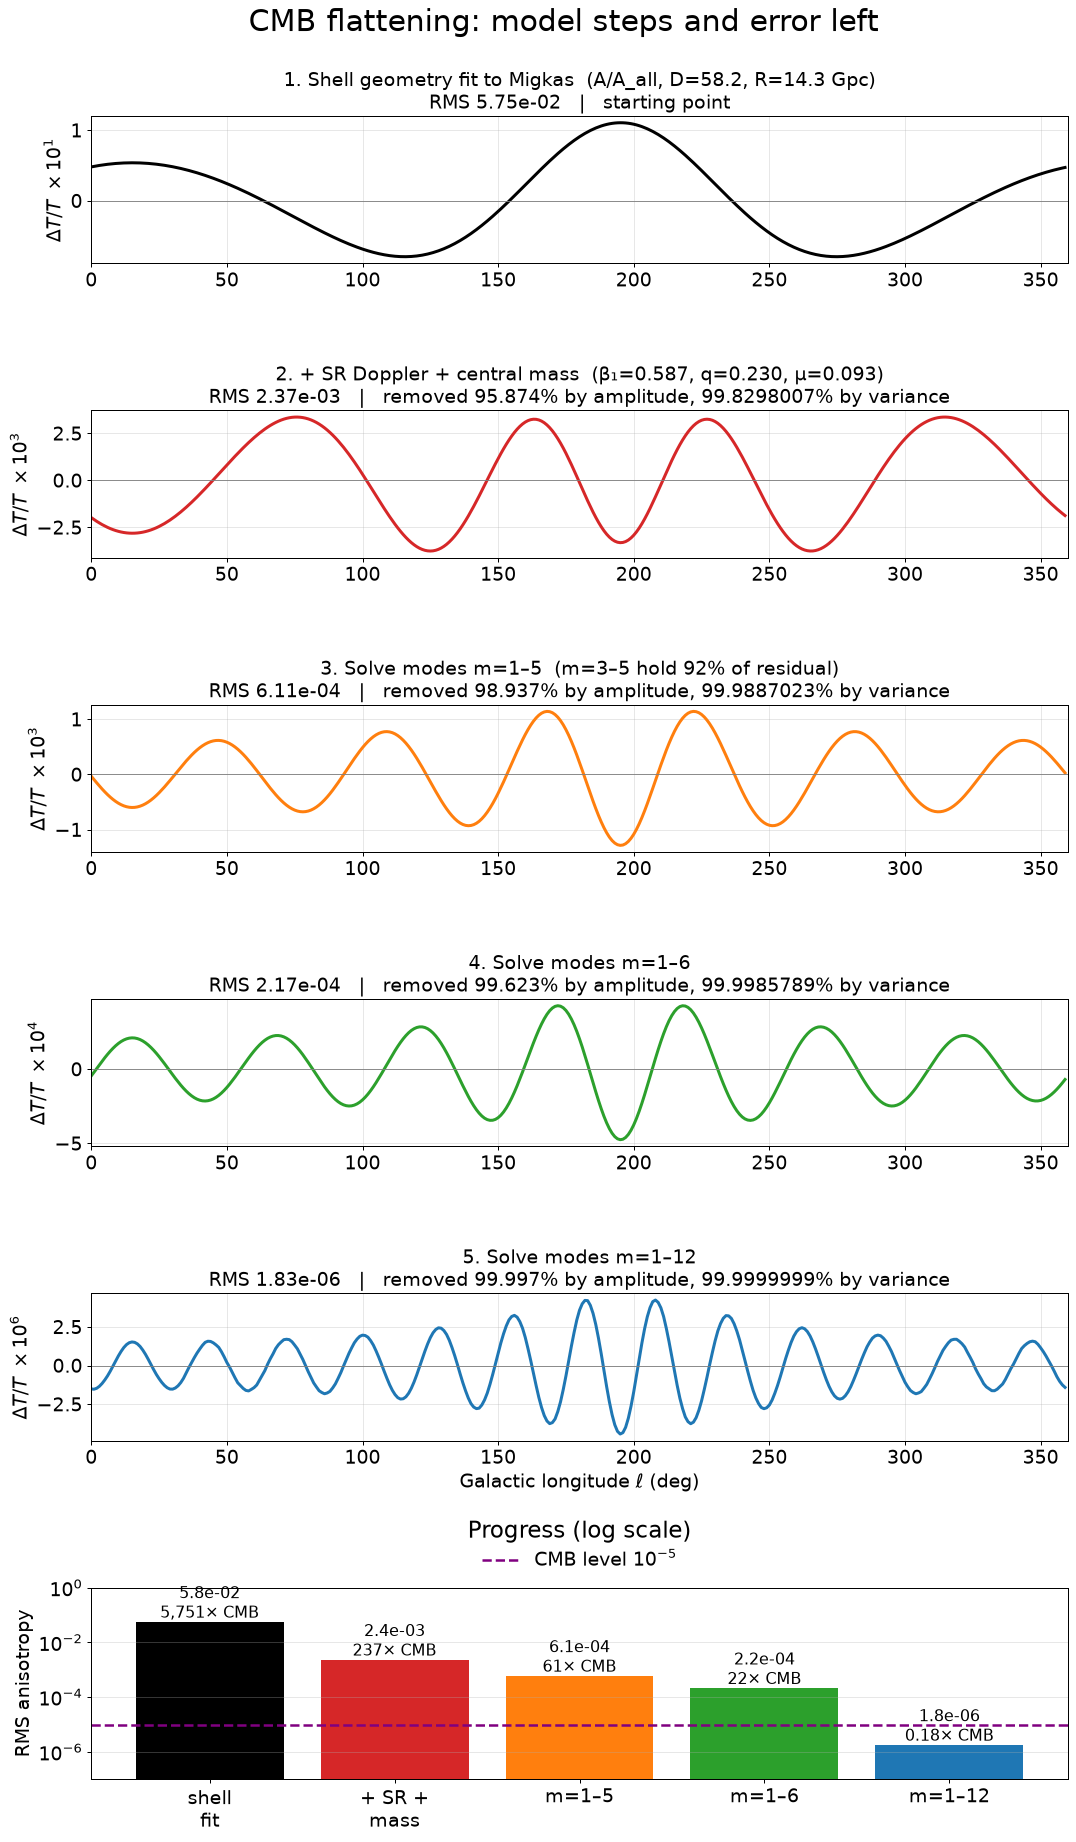

Source code (Python):
import json, numpy as np, matplotlib; matplotlib.use("Agg"); import matplotlib.pyplot as plt
src=open("cmb-cancel.py").read().split('if __name__')[0]; g={}; exec(src,g)
d=json.load(open("cmb-cancel-story.json")); P=d["params"]; phi=P[4]
ELL=g["ELL"]; G=g["G_FULL"]; th=np.radians(ELL-phi); S=g["S_model"](*P)[0]; R=g["resid"](G,S)
def strip(x,M):
    x=x-x.mean()
    for m in range(1,M+1):
        a=2*np.mean(x*np.cos(m*th)); b=2*np.mean(x*np.sin(m*th)); x=x-a*np.cos(m*th)-b*np.sin(m*th)
    return x
rms=lambda x: float(np.sqrt(np.mean(x**2)))
steps=[("1. Shell geometry fit to Migkas\n(A/A_all, D=58.2, R=14.3 Gpc)",G-1),
       ("2. + SR Doppler + central mass\n(β₁=0.587, q=0.230, μ=0.093)",R),
       ("3. Solve modes m=1–5\n(m=3–5 hold 92% of residual)",strip(R,5)),
       ("4. Solve modes m=1–6",strip(R,6)),
       ("5. Solve modes m=1–12",strip(R,12))]
r0=rms(G-1)
plt.rcParams.update({"font.size":15})
fig=plt.figure(figsize=(14,24)); gs=fig.add_gridspec(6,1,height_ratios=[1,1,1,1,1,1.3],hspace=0.95)
fig.suptitle("CMB flattening: model steps and error left",fontsize=24,y=0.93)
cols=["k","C3","C1","C2","C0"]
for i,(t,x) in enumerate(steps):
    ax=fig.add_subplot(gs[i]); r=rms(x); sc=10**np.floor(np.log10(np.abs(x).max()))
    ax.plot(ELL,x/sc,color=cols[i],lw=2.4)
    ax.axhline(0,color="gray",lw=.7); ax.set_xlim(0,360); ax.grid(alpha=.3)
    ax.set_ylabel(rf"$\Delta T/T\ \times10^{{{-int(np.log10(sc))}}}$")
    ax.set_title(t.replace("\n","  ")+(f"\nRMS {r:.2e}   |   starting point" if i==0 else f"\nRMS {r:.2e}   |   removed {100*(1-r/r0):.3f}% by amplitude, {100*(1-(r/r0)**2):.7f}% by variance"),fontsize=15)
    if i==4: ax.set_xlabel(r"Galactic longitude $\ell$ (deg)")
ax=fig.add_subplot(gs[5]); rs=[rms(x) for _,x in steps]
lab=["shell\nfit","+ SR +\nmass","m=1–5","m=1–6","m=1–12"]
ax.bar(range(5),rs,color=cols); ax.set_yscale("log"); ax.set_xticks(range(5)); ax.set_xticklabels(lab)
ax.axhline(1e-5,ls="--",color="purple",lw=2,label=r"CMB level $10^{-5}$")
for i,r in enumerate(rs): ax.text(i,r*1.4,f"{r:.1e}\n{r/1e-5:,.0f}× CMB" if r>1e-5 else f"{r:.1e}\n{r/1e-5:.2f}× CMB",ha="center",fontsize=13)
ax.set_ylim(1e-7,1); ax.set_ylabel("RMS anisotropy"); ax.grid(alpha=.3,axis="y")
ax.legend(loc="lower center",bbox_to_anchor=(0.5,1.0),frameon=False); ax.set_title("Progress (log scale)",pad=40)
fig.savefig("cmb-progress.png",dpi=90,bbox_inches="tight")
print([f"{r:.3e}" for r in rs])
